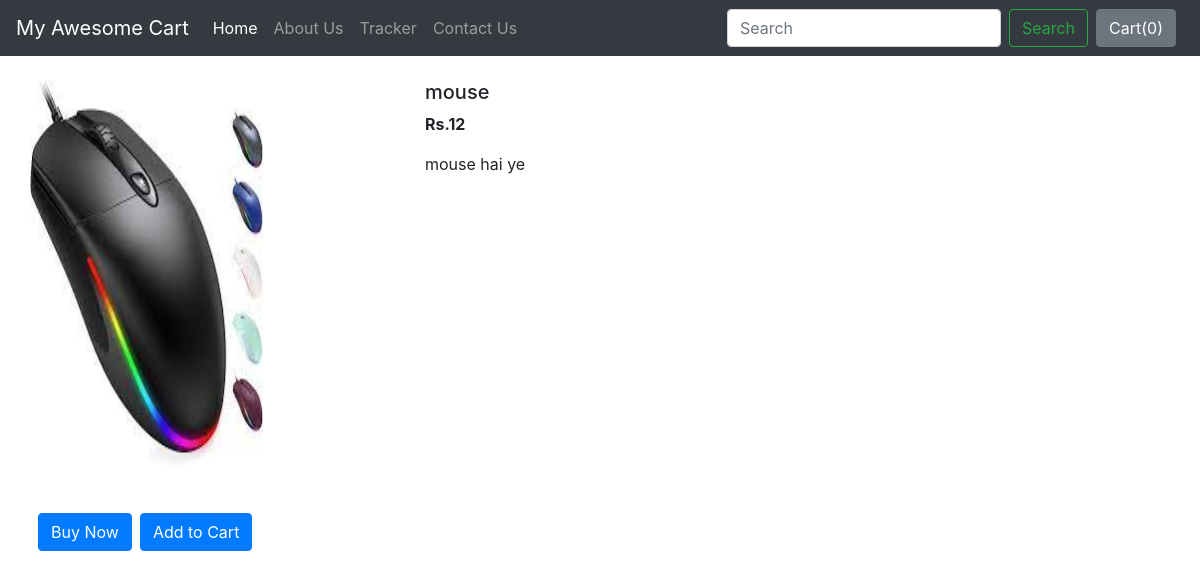
Page /shop/products/5 on the committed database.
### shop/models.py (models this page shows, shortened)
class Product(models.Model):
    product_id = models.AutoField
    product_name = models.CharField(max_length=50)
    category = models.CharField(max_length=50,default ="")
    subcategory = models.CharField(max_length=50,default="")
    price = models.IntegerField(default=0)
    desc = models.CharField(max_length=300)
    pub_date = models.DateField()
    image = models.ImageField(upload_to="shop/images",default="")

### shop/views.py (the view)
# urls.py: path("products/<int:myid>", views.productView, name="ProductView"),
def productView(request, myid):
    product = Product.objects.filter(id=myid)
    return render(request, 'shop/prodView.html', {'product':product[0]})

### shop/templates/shop/prodView.html (shortened to what this page needs)
{% extends 'shop/basic.html' %}
{% block body %}
<div class="container my-4">
    <div class="row">
    <div class="col-md-4">
        <div class="row">
            <img src="/media/{{product.image}}" width="233px" height="385px" alt="">
        </div>
        <div class="row my-5">
            <button class="btn btn-primary mx-2">Buy Now</button>
            <button class="btn btn-primary">Add to Cart </button>
        </div>
    </div>
    <div class="col md-8">
        <h5>{{product.product_name}}</h5>
        <p><b>Rs.{{product.price}} </b></p>
        <p>{{product.desc}}</p>
    </div>
</div>
</div>
{% endblock %}

### rows in the picture
Product: image (picture), product_name "mouse", price "12", desc "mouse hai ye"
